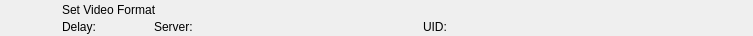
<?xml version="1.0" encoding="UTF-8"?>
<ui version="4.0">
 <class>RundownAtemVideoFormatWidget</class>
 <widget class="QWidget" name="RundownAtemVideoFormatWidget">
  <property name="geometry">
   <rect>
    <x>0</x>
    <y>0</y>
    <width>753</width>
    <height>36</height>
   </rect>
  </property>
  <layout class="QHBoxLayout" name="horizontalLayout">
   <property name="spacing">
    <number>0</number>
   </property>
   <property name="margin">
    <number>0</number>
   </property>
   <item>
    <widget class="QFrame" name="frameItem">
     <property name="sizePolicy">
      <sizepolicy hsizetype="Preferred" vsizetype="Fixed">
       <horstretch>0</horstretch>
       <verstretch>0</verstretch>
      </sizepolicy>
     </property>
     <property name="minimumSize">
      <size>
       <width>0</width>
       <height>36</height>
      </size>
     </property>
     <widget class="QLabel" name="labelIcon">
      <property name="geometry">
       <rect>
        <x>22</x>
        <y>2</y>
        <width>32</width>
        <height>32</height>
       </rect>
      </property>
      <property name="text">
       <string/>
      </property>
      <property name="pixmap">
       <pixmap resource="../../Widgets.qrc">:/Graphics/Images/Atem/VideoFormat.png</pixmap>
      </property>
      <property name="scaledContents">
       <bool>true</bool>
      </property>
     </widget>
     <widget class="QLabel" name="labelLabel">
      <property name="geometry">
       <rect>
        <x>62</x>
        <y>2</y>
        <width>561</width>
        <height>16</height>
       </rect>
      </property>
      <property name="text">
       <string>Set Video Format</string>
      </property>
     </widget>
     <widget class="QLabel" name="labelColor">
      <property name="geometry">
       <rect>
        <x>0</x>
        <y>0</y>
        <width>18</width>
        <height>36</height>
       </rect>
      </property>
      <property name="text">
       <string/>
      </property>
     </widget>
     <widget class="QLabel" name="labelGroupColor">
      <property name="geometry">
       <rect>
        <x>0</x>
        <y>0</y>
        <width>6</width>
        <height>36</height>
       </rect>
      </property>
      <property name="text">
       <string/>
      </property>
     </widget>
     <widget class="QLabel" name="labelDevice">
      <property name="geometry">
       <rect>
        <x>154</x>
        <y>19</y>
        <width>260</width>
        <height>16</height>
       </rect>
      </property>
      <property name="text">
       <string>Server:</string>
      </property>
     </widget>
     <widget class="QLabel" name="labelDelay">
      <property name="geometry">
       <rect>
        <x>62</x>
        <y>19</y>
        <width>83</width>
        <height>16</height>
       </rect>
      </property>
      <property name="text">
       <string>Delay:</string>
      </property>
     </widget>
     <widget class="QLabel" name="labelRemoteTriggerId">
      <property name="geometry">
       <rect>
        <x>423</x>
        <y>19</y>
        <width>111</width>
        <height>16</height>
       </rect>
      </property>
      <property name="text">
       <string>UID:</string>
      </property>
     </widget>
    </widget>
   </item>
   <item>
    <widget class="QFrame" name="frameStatus">
     <property name="minimumSize">
      <size>
       <width>77</width>
       <height>0</height>
      </size>
     </property>
     <property name="maximumSize">
      <size>
       <width>77</width>
       <height>16777215</height>
      </size>
     </property>
     <widget class="QLabel" name="labelGpiConnected">
      <property name="geometry">
       <rect>
        <x>1</x>
        <y>2</y>
        <width>32</width>
        <height>32</height>
       </rect>
      </property>
      <property name="minimumSize">
       <size>
        <width>32</width>
        <height>32</height>
       </size>
      </property>
      <property name="maximumSize">
       <size>
        <width>32</width>
        <height>32</height>
       </size>
      </property>
      <property name="lineWidth">
       <number>0</number>
      </property>
      <property name="text">
       <string/>
      </property>
      <property name="pixmap">
       <pixmap resource="../../Widgets.qrc">:/Graphics/Images/GpiConnected.png</pixmap>
      </property>
      <property name="scaledContents">
       <bool>true</bool>
      </property>
     </widget>
     <widget class="QLabel" name="labelDisconnected">
      <property name="geometry">
       <rect>
        <x>32</x>
        <y>2</y>
        <width>32</width>
        <height>32</height>
       </rect>
      </property>
      <property name="minimumSize">
       <size>
        <width>32</width>
        <height>32</height>
       </size>
      </property>
      <property name="maximumSize">
       <size>
        <width>32</width>
        <height>32</height>
       </size>
      </property>
      <property name="text">
       <string/>
      </property>
      <property name="pixmap">
       <pixmap resource="../../Widgets.qrc">:/Graphics/Images/Disconnected.png</pixmap>
      </property>
      <property name="scaledContents">
       <bool>true</bool>
      </property>
     </widget>
     <widget class="QLabel" name="labelActiveColor">
      <property name="geometry">
       <rect>
        <x>69</x>
        <y>0</y>
        <width>8</width>
        <height>36</height>
       </rect>
      </property>
      <property name="minimumSize">
       <size>
        <width>8</width>
        <height>36</height>
       </size>
      </property>
      <property name="maximumSize">
       <size>
        <width>8</width>
        <height>36</height>
       </size>
      </property>
      <property name="text">
       <string/>
      </property>
     </widget>
    </widget>
   </item>
  </layout>
 </widget>
 <resources>
  <include location="../../Widgets.qrc"/>
 </resources>
 <connections/>
 <slots>
  <slot>addToCombo()</slot>
 </slots>
</ui>
